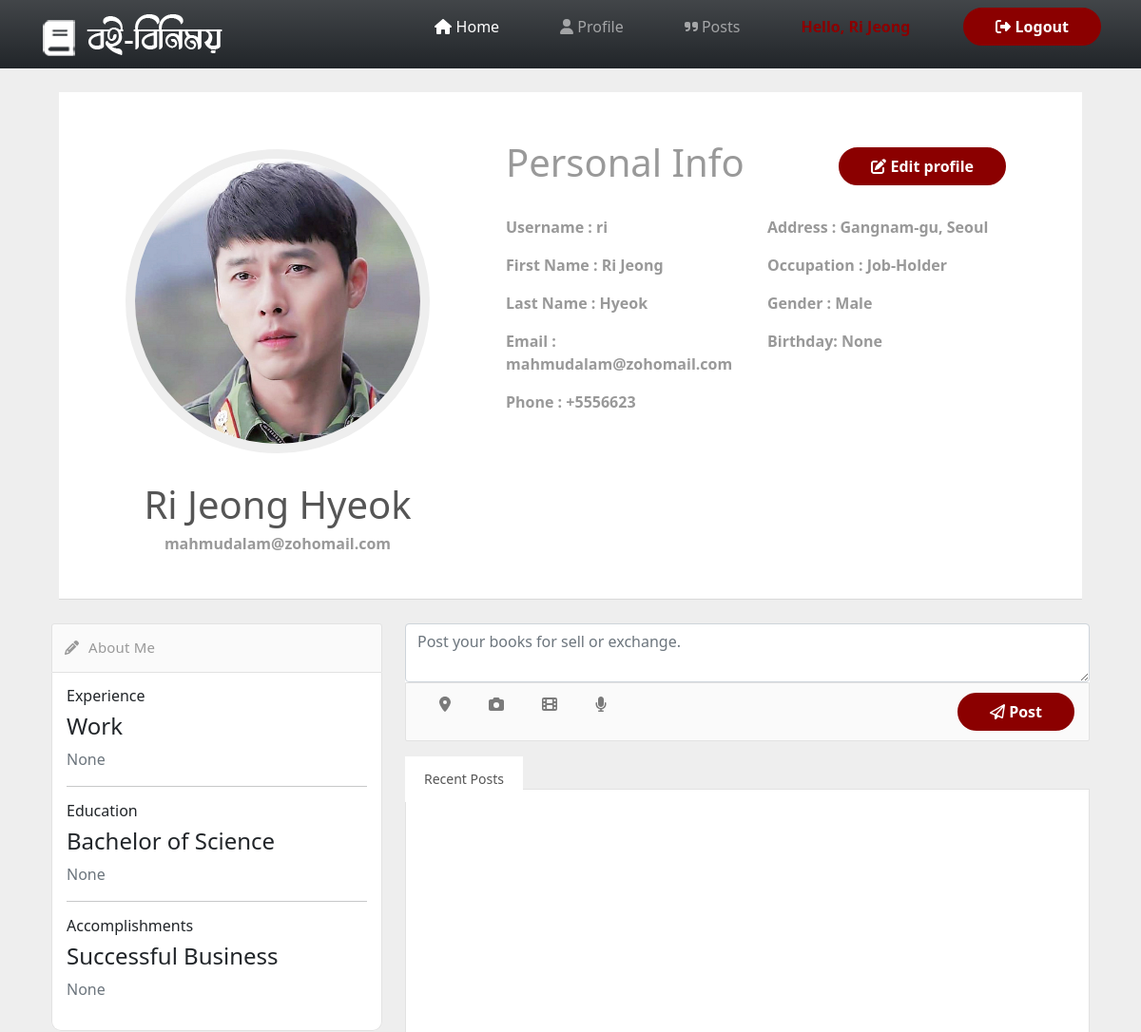
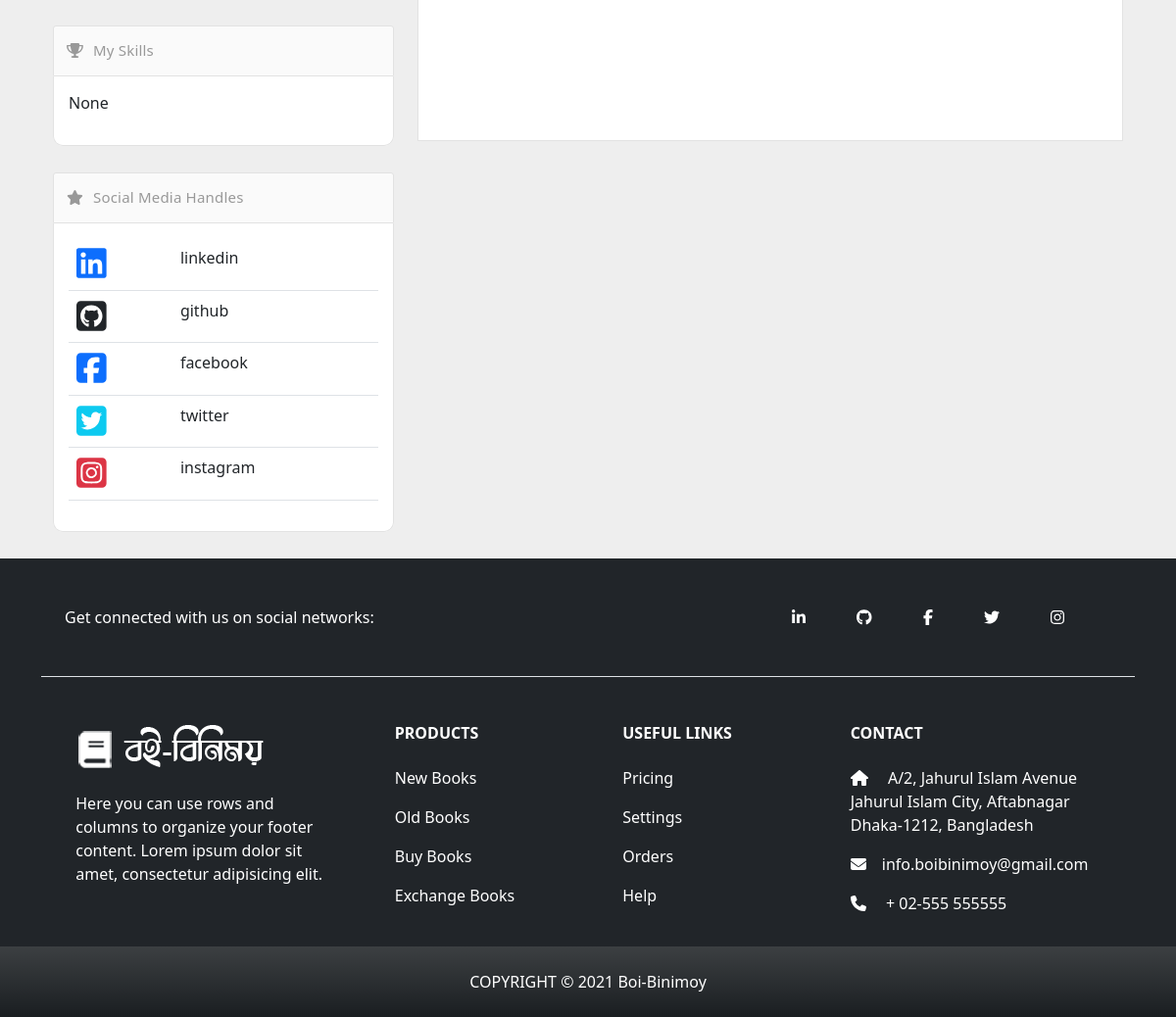
The page /profile/ (signed in) on the database its author committed (2 pictures, top to bottom).
### users/models.py (models this page shows, shortened)
class Customer(models.Model):
    GENDER_TYPE = (
        ('Male','Male'),
        ('Female','Female'),
        ('Others','Others')
    )
    OCCUPATION_TYPE = (
        ('Student','Student'),
        ('Job-Holder','Job-Holder'),
    )
    username = models.OneToOneField(User, null=True, blank=True, on_delete=models.CASCADE)
    first_name = models.CharField(max_length=200, null=True, blank=True)
    last_name = models.CharField(max_length=200, null=True, blank=True)
    profile_pic = models.ImageField(default='profile-white.png', null=True, blank=True)
    phone = models.CharField(max_length=200, null=True, blank=True)
    email = models.CharField(max_length=200, null=True, blank=True)
    address = models.CharField(max_length=200, null=True, blank=True)
    occupation = models.CharField(max_length=50,choices=OCCUPATION_TYPE, null=True,blank=True)
    gender = models.CharField(max_length=50,choices=GENDER_TYPE, null=True,blank=True)
    birth_date = models.DateField(null=True, blank=True)
    created = models.DateTimeField(auto_now_add=True)
    updated = models.DateTimeField(auto_now=True)
    @property
    def customerImageURL(self):
        try:
            img = self.profile_pic.url
        except:
            img = ''
        return img

### users/decorators.py (the view)
        def wrapper_func(request, *args, **kwargs):
            group = None
            if request.user.groups.exists():
                group = request.user.groups.all()[0].name
            if group in allowed_roles:
                return view_func(request, *args, **kwargs)
            else: return HttpResponse('You are not authorized to view this page')

### users/views.py (called while the page is built)
@login_required(login_url='login')
@allowed_users(allowed_roles=['customer'])
def userProfile(request):
    customer = Customer.objects.get(username=request.user)
    context = {'customer':customer}
    return render(request,'users/user_profile.html',context)

### users/templates/users/user_profile.html (shortened to what this page needs)
<!DOCTYPE html>
{% extends 'users/main.html' %}
{% load static %}
    {% block content %}
<section id="content" class="container">
    <div class="page-heading">
        <div class="media clearfix">
          <div class="media-left pr30">
            <div class="user-heading round">
                <a href='{% url "user-profile" %}'>
                <img class="media-object mw150" src='{{customer.customerImageURL}}' alt="...">
                </a>
            </div>
            <h1 class="media-heading text-center">{{customer.first_name}} {{customer.last_name}}</h1>
            <p class="text-center">{{customer.email}}</p>
          </div>
          <div class="media-body va-m">
            <div class="d-flex justify-content-between">
                <h1>Personal Info</h1>
                <div class="d-flex align-items-center">
                    <a class="btn btn-darkred" href='{% url "edit-user-profile" %}'><i class="fas fa-edit"></i> Edit profile</a>
                </div>
            </div>
            <br>
            <div class="row">
                <div class="col-md-6">
                    <p><span>Username </span>: {{customer.username}}</p>
                    <p><span>First Name </span>: {{customer.first_name}}</p>
                    <p><span>Last Name </span>: {{customer.last_name}}</p>
                    <p><span>Email </span>: {{customer.email}}</p>
                    <p><span>Phone </span>: {{customer.phone}}</p>
                </div>
                <div class="col-md-6">
                    <p><span>Address </span>: {{customer.address}}</p>
                    <p><span>Occupation </span>: {{customer.occupation}}</p>
                    <p><span>Gender </span>: {{customer.gender}}</p>
                    <p><span>Birthday</span>: {{customer.birth_date}}</p>
                </div>
            </div>
          </div>
        </div>
    </div>
    <div class="container">
    <div class="row">
        <div class="col-md-4">
            <div class="panel">
                <div class="panel-heading">
                  <span class="panel-icon">
                    <i class="fa fa-pencil-alt"></i>
                  </span>
                  <span class="panel-title">About Me</span>
                </div>
                <div class="panel-body pb5">
                  <h6>Experience</h6>
                  <h4>Work</h4>
                  <p class="text-muted">
                      None
                  </p>
                  <hr class="short br-lighter">
                  <h6>Education</h6>
                  <h4>Bachelor of Science</h4>
                  <p class="text-muted">
                      None
                  </p>
                  <hr class="short br-lighter">
                  <h6>Accomplishments</h6>
                  <h4>Successful Business</h4>
                  <p class="text-muted pb10">
                      None
                  </p>
                </div>
            </div>
            <div class="panel">
                <div class="panel-heading">
                <span class="panel-icon">
                    <i class="fa fa-trophy"></i>
                </span>
                <span class="panel-title"> My Skills</span>
                </div>
                <div class="panel-body pb5">
                    <p>None</p>
                </div>
            </div>
            <div class="panel">
                <div class="panel-heading">
                  <span class="panel-icon">
                    <i class="fa fa-star"></i>
                  </span>
                  <span class="panel-title">Social Media Handles</span>
                </div>
                <div class="panel-body pn">
                  <table class="table mbn tc-icon-1 tc-med-2 tc-bold-last">
                    <tbody>
                        <tr>
                            <td>
                                <a href="#" title="linkedin link">
                                    <span class="fab fa-linkedin fs35 text-primary"></span>
                                </a>
                            </td>
                            <td>linkedin</td>
                          </tr>
                          <tr>
                            <td>
                                <a href="#" title="github link">
                                    <span class="fab fa-github-square fs35 text-dark"></span>
                                  </a>
                            </td>
                            <td>github</td>
                        </tr>
                        <tr>
                            <td>
                                <a href="#" title="facebook link">
                                    <span class="fab fa-facebook-square fs35 text-primary"></span>
                                </a>
                            </td>
                            <td>facebook</td>
                        </tr>
                        <tr>
                            <td>
                                <a href="#" title="twitter link">
                                    <span class="fab fa-twitter-square fs35 text-info"></span>
                                </a>
                            </td>
                            <td>twitter</td>
                        </tr>
                        <tr>
                            <td>
                                <a href="#" title="twitter link">
                                    <span class="fab fa-instagram-square fs35 text-danger"></span>
                                </a>
                            </td>
                            <td>instagram</td>
                        </tr>
                    </tbody>
                  </table>
                </div>
            </div>
        </div>
        <div class="col-md-8">
            <div class="panel">
                <form>
                    <textarea placeholder="Post your books for sell or exchange." rows="2" class="form-control input-lg p-text-area"></textarea>
                </form>
                <footer class="panel-footer panel-post d-flex justify-content-between">
                    <ul class="nav nav-pills">
                        <li>
                            <a href="#"><i class="fa fa-map-marker-alt"></i></a>
                        </li>
                        <li>
                            <a href="#"><i class="fa fa-camera"></i></a>
                        </li>
                        <li>
                            <a href="#"><i class=" fa fa-film"></i></a>
                        </li>
                        <li>
                            <a href="#"><i class="fa fa-microphone"></i></a>
                        </li>
                    </ul>
                    <button class="btn btn-darkred"><i class="far fa-paper-plane"></i> Post</button>
                </footer>
            </div>
          <div class="tab-block">
            <ul class="nav nav-tabs">
              <li class="active">
                <a href="#tab1" data-toggle="tab">Recent Posts</a>
              </li>
            </ul>
            <div class="tab-content p30" style="height: 400px; margin-bottom: 40px;">
            </div>
          </div>
        </div>
      </div>
      </div>
  </section>
    {% endblock %}

### users/templates/users/navbar.html (shortened to what this page needs)
{% load static %}
<nav class="navbar navbar-expand-lg navbar-dark bg-dark bg-gradient">
    <div class="container">
      <a class="navbar-brand" href="{% url 'home' %}"><img src="{% static 'images/logo.png' %}" alt=""></a>
      <div>
          <div class="collapse navbar-collapse" id="navbarNav">
            <ul class="navbar-nav">
              <li class="nav-item">
                <a class="nav-link active" aria-current="page" href="{% url 'home' %}"><i class="fas fa-home"></i> Home</a>
              </li>
              {% if request.user.is_authenticated %}
              <li class="nav-item">
                <a class="nav-link" href='{% url "user-profile" %}'><i class="fas fa-user"></i> Profile</a>
              </li>
              <li class="nav-item">
                <a class="nav-link" href="#"><i class="fas fa-quote-right"></i> Posts</a>
              </li>
              {% endif %}
              {% if request.user.is_authenticated %}
              <li class="nav-item">
                <p class="nav-link active" style="color: darkred; font-weight: 700;">Hello, {{request.user.first_name}}</p>
              </li>
              <li class="nav-item">
                <a class="btn btn-darkred" href="{% url 'logout' %}"><i class="fas fa-sign-out-alt"></i> Logout</a>
              </li>
              {% else %}
              <li class="nav-item">
                <a class="btn btn-darkred" href="{% url 'login' %}"><i class="fas fa-sign-in-alt"></i> Login</a>
              </li>
              {% endif %}
            </ul>
          </div>
      </div>
    </div>
  </nav>

### static/css/style.css (style rules this page uses)
.btn-darkred { font-weight: bold; color: white; background-color: darkred; border-radius: 1.5rem; border: 2px solid darkred; padding: 6px 32px; }
.nav-link { margin-right: 3rem; }
a { text-decoration: none; }
body { background:#eee; }
.user-heading { color: #fff; border-radius: 4px 4px 0 0; -webkit-border-radius: 4px 4px 0 0; padding: 30px; text-align: center; }
.user-heading.round a { border-radius: 50%; -webkit-border-radius: 50%; border: 10px solid #eee; display: inline-block; }
.user-heading a img { width: 300px; height: 300px; border-radius: 50%; -webkit-border-radius: 50%; }
.fs35 { font-size: 35px !important; }
.p30 { padding: 30px !important; }
.page-heading { position: relative; padding: 30px 40px; margin: 25px 20px; border-bottom: 1px solid #d9d9d9; background-color: #fff; }
.panel { position: relative; margin-bottom: 27px; background-color: #ffffff; border-radius: 10px; }
.panel-body { position: relative; padding: 15px; border: 1px solid #e2e2e2; border-bottom-left-radius: 10px; border-bottom-right-radius: 10px; }
.panel-post { background-color:#f8f7f5 ; border-top: 1px solid #e7ebee; }
.panel-post ul li a { color: #7a7a7a; padding: 0 20px; }
.panel-heading { position: relative; height: 52px; line-height: 49px; letter-spacing: 0.2px; color: #999999; font-size: 15px; font-weight: 400; padding: 0 8px; background: #fafafa; border: 1px solid #e2e2e2; border-top-right-radius: 3px; border-top-left-radius: 3px; }
.panel-heading + .panel-body { border-top: 0; }
.panel-icon { padding-left: 5px; }
.panel-title { padding-left: 6px; margin-top: 0; margin-bottom: 0; }
.panel-footer { padding: 10px 15px; background-color: #fafafa; border: 1px solid #e2e2e2; border-bottom-right-radius: 2px; border-bottom-left-radius: 2px; }
.media { color: #999999; font-weight: 600; margin-top: 15px; }
.media:first-child { margin-top: 0; }
.media-left, .media > .pull-left { padding-right: 10px; }
.media-left, .media-right, .media-body { display: table-cell; vertical-align: top; }
.media-body { padding: 20px 40px; width: 100%; }
.media-heading { color: #555555; margin-top: 0; margin-bottom: 5px; }
.tab-block { position: relative; }
.tab-block .tab-content { overflow: auto; position: relative; z-index: 10; min-height: 125px; padding: 16px 12px; border: 1px solid #e2e2e2; background-color: #FFF; }
.tab-block .nav-tabs { position: relative; border: 0; }
.tab-block .nav-tabs > li { float: left; margin-bottom: -1px; }
.tab-block .nav-tabs > li > a { z-index: 9; position: relative; color: #AAA; font-size: 14px; font-weight: 400; padding: 14px 20px; margin-right: -1px; border-color: #e2e2e2; border-radius: 0; background: #fafafa; }
.tab-block .nav-tabs > li:first-child > a { margin-left: 0; }
.tab-block .nav-tabs > li.active > a, .tab-block .nav-tabs > li.active > a:hover, .tab-block .nav-tabs > li.active > a:focus { cursor: default; position: relative; z-index: 12; color: #555555; background: #FFF; border-color: #e2e2e2; border-bottom: 1px solid #FFF; }

### rows shown on the page
Customer: customerImageURL (picture), first_name "Ri Jeong", last_name "Hyeok", email "mahmudalam@zohomail.com", username "ri", phone "+5556623", address "Gangnam-gu, Seoul", occupation "Job-Holder", gender "Male", birth_date "None"

### other values the page prints
{{ request.user.first_name }} "Ri Jeong"
